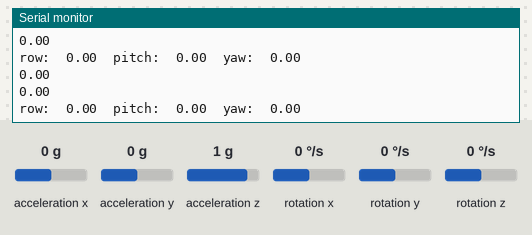
This sketch was run on a simulated Arduino Uno, built with avr-gcc and run on an emulated ATmega328P. Shown: the last lines printed to the serial monitor. Wiring (inferred from the names in the program): MPU-6050 motion sensor at I2C address 0x68. The inputs (shaded band) are chosen by the test bench; at power-on: acceleration x 0 g, acceleration y 0 g, acceleration z 1 g, rotation x 0 °/s, rotation y 0 °/s, rotation z 0 °/s.

Above: at 12.2 s.
12.3 s: acceleration x set to -1.4 g
At 12.9 s:
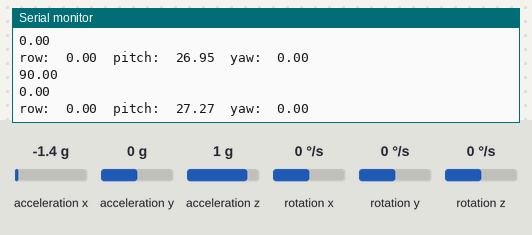
13.8 s: acceleration y set to -1.4 g
At 14.6 s:
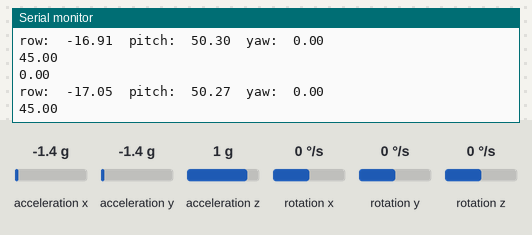
15.3 s: acceleration z set to -1.4 g
At 16.4 s:
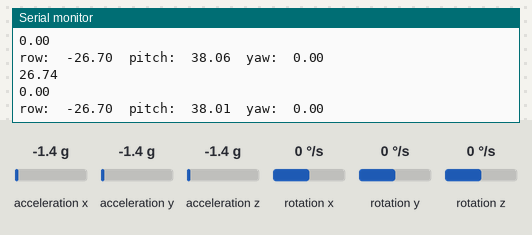
16.8 s: rotation x set to -192 °/s
At 17.7 s:
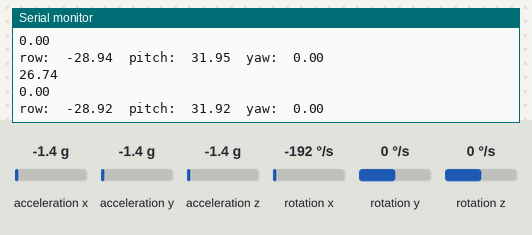
Timing chart, 0 to 18.0 s (numbered marks = the images above; inputs shaded):
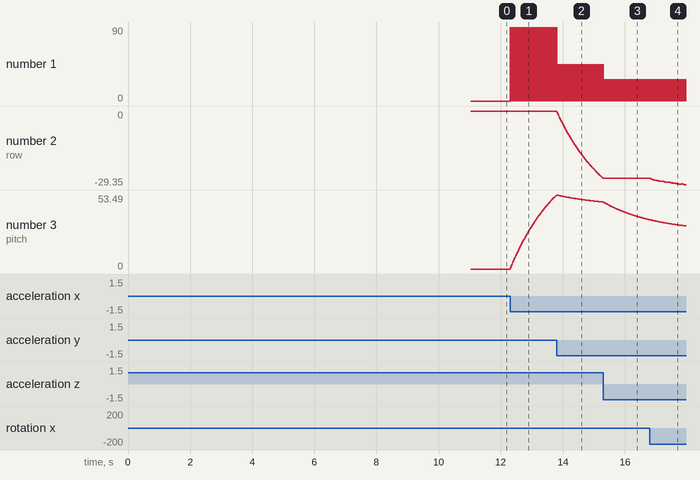

Measured:
- after the input at 12.3 s, the serial monitor: prints a new line at once (image 1)
- plotted number 3: 0 → 53.49 after the input at 12.3 s

The sketch:

MPU6050.ino
```cpp
#include "MPU6050Custom.h"

MPU6050Custom mpu(0x68);

void setup() {
  Serial.begin(115200);
  mpu.mpuRegister();
  mpu.calibration();
}
void loop() {
  float* rpy = mpu.getAngles();

  Serial.print("row:\t");
  Serial.print(rpy[0]);
  Serial.print("\tpitch:\t");
  Serial.print(rpy[1]);
  Serial.print("\tyaw:\t");
  Serial.println(rpy[2]);

  delay(5);
}
```

MPU6050Custom.cpp
```cpp
#include "Arduino.h"
#include "MPU6050Custom.h"
#include <Wire.h>

MPU6050Custom::MPU6050Custom(byte addr) {
  _addr = addr;
}

void MPU6050Custom::mpuRegister() {
  // Reference: https://stackoverflow.com/questions/61754933/is-there-a-way-to-convert-raw-mpu-6050-data-to-a-0-359-rotational-data
  Wire.beginTransmission(_addr);
  Wire.write(0x6B); // PWR_MGMT_1 register
  Wire.write(0x00);
  Wire.endTransmission();

  Wire.beginTransmission(_addr);
  Wire.write(0x1A); // low pass filter
  Wire.write(0x02); // 94/98Hz low pass filter
  Wire.endTransmission();

  Wire.beginTransmission(_addr);
  Wire.write(0x1B); // gyro sensitivity
  Wire.write(0x00); // ±250°/s
  Wire.endTransmission();

  Wire.beginTransmission(_addr);
  Wire.write(0x1C); // acceleromter sensitivity
  Wire.write(0x10); // ±8g
  Wire.endTransmission();
}

void MPU6050Custom::calibration() {
  delay(100);
  int maxSamples = 2000;
  float* raw;

  for (int i = 0; i < maxSamples; i++) {
    raw = MPU6050Custom::readRaw();
    _offset[0] += raw[0]; // acc x
    _offset[1] += raw[1]; // acc y
    _offset[2] += raw[2]; // acc z

    _offset[3] += raw[3];
    _offset[4] += raw[4];
    _offset[5] += raw[5];

    delay(5);
  }

  _offset[0] /= maxSamples;
  _offset[1] /= maxSamples;
  _offset[2] /= maxSamples;

  _offset[3] /= maxSamples;
  _offset[4] /= maxSamples;
  _offset[5] /= maxSamples;

  Serial.begin(230400);
  Serial.print(_offset[0]);
  Serial.print("\t");
  Serial.print(_offset[1]);
  Serial.print("\t");
  Serial.print(_offset[2]);
  Serial.print("\t");
  Serial.print(_offset[3]);
  Serial.print("\t");
  Serial.print(_offset[4]);
  Serial.print("\t");
  Serial.print(_offset[5]);
  Serial.print("\t\n");
}

float* MPU6050Custom::readRaw() {
  static float rawData[6];
  Wire.beginTransmission(_addr);
  Wire.write(0x3B);
  Wire.endTransmission();
  Wire.requestFrom(_addr, uint8_t(16));

  while (Wire.available() < 16);

  // acc
  rawData[0] = (Wire.read() << 8 | Wire.read());
  rawData[1] = (Wire.read() << 8 | Wire.read());
  rawData[2] = (Wire.read() << 8 | Wire.read());

  // temperature
  int temp = Wire.read() << 8 | Wire.read();
  //Serial.println(temp);
  // gyro
  rawData[3] = (Wire.read() << 8 | Wire.read());
  rawData[4] = (Wire.read() << 8 | Wire.read());
  rawData[5] = (Wire.read() << 8 | Wire.read());

  return rawData;
}

float* MPU6050Custom::getAngles() {
  float* raw = MPU6050Custom::readRaw();
  // Reference: https://mjwhite8119.github.io/Robots/mpu6050
  MPU6050Custom::calAcc(raw);
  MPU6050Custom::calGyro(raw);

  // Complemetary Filter
  _result[3] = _result[3] * 0.995 + _result[0] * 0.005;
  _result[4] = _result[4] * 0.995 + _result[1] * 0.005;

  _rpy[0] = _result[3];
  _rpy[1] = _result[4];
  _rpy[2] = raw[5];

  return _rpy;
}

void MPU6050Custom::calAcc(float* raw) {
  for(int i=0; i<3; i++) {
    raw[i] -= _offset[i];
    raw[i] /= 4096.0; // 8g sensitivity
  }

  _result[0] = atan2(raw[1], sqrt(pow(raw[0], 2) + pow(raw[2], 2)))*180 / PI;
  _result[1] = atan2(-raw[0], sqrt(pow(raw[1], 2) + pow(raw[2], 2)))*180 / PI;
  Serial.println(_result[1]);
}

void MPU6050Custom::calGyro(float* raw) {
  _timer = millis();
  for(int i=3; i<6; i++) {
    raw[i] -= _offset[i];
    raw[i] /= 131.0; // ±250°/s sensitivity
  }
  double dt = (double)(millis() - _timer) / 1000;
  //_timer = micros();
  Serial.println(raw[4]);
  _result[3] += raw[3]*dt;
  _result[4] += raw[4]*dt;
  //_rpy[2] += raw[5]*dt;
}
```

MPU6050Custom.h
```cpp
#ifndef MPU6050Custom_h
#define MPU6050Custom_h

#include "Arduino.h"

class MPU6050Custom {
  public:
    MPU6050Custom(byte addr);
    void mpuRegister();
    void calibration();
    float* readRaw();
    float* getAngles();
    void calAcc(float* raw);
    void calGyro(float* raw);
  private:
    byte _addr;
    float _offset[6] = { 0 };
    float _result[6] = { 0 };
    float _rpy[3] = { 0, 0, 0 };
    bool _init = false;
    double _timer;
};

#endif
```
